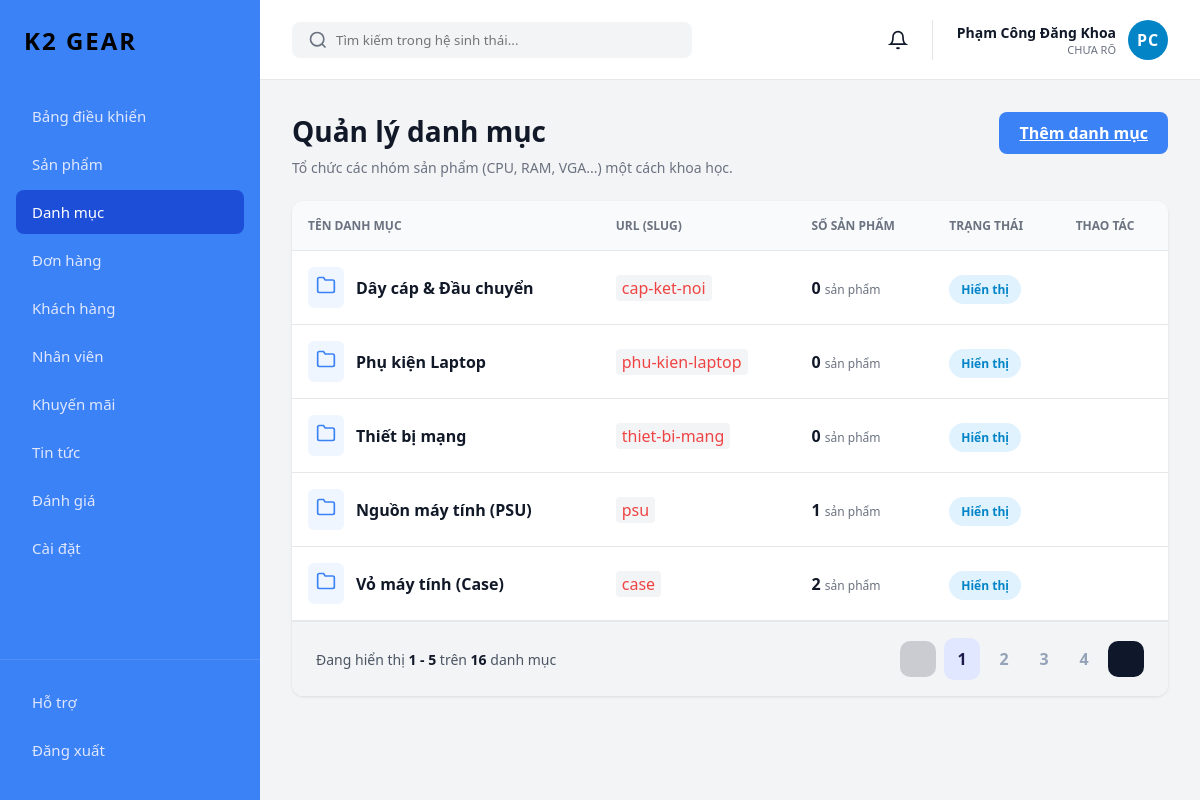
Page /admin/index.php?view=categories (signed in) on the committed database.
### tables this page shows
CREATE TABLE `categories` (
  `id` int(11) NOT NULL,
  `name` varchar(100) DEFAULT NULL,
  `slug` varchar(100) NOT NULL,
  `status` tinyint(4) DEFAULT 1
);

### admin/pages/categories.php (the view, shortened to what this page needs)
<?php
$limit = 5;
$page = isset($_GET['page']) && is_numeric($_GET['page']) ? (int)$_GET['page'] : 1;
$offset = ($page - 1) * $limit;
try {
    $count_stmt = $pdo->query("SELECT COUNT(*) FROM categories");
    $total_categories = $count_stmt->fetchColumn();
    $total_pages = ceil($total_categories / $limit);
    $sql = "SELECT c.*, COUNT(p.id) as product_count
            FROM categories c
            LEFT JOIN products p ON c.id = p.category_id
            GROUP BY c.id
            ORDER BY c.id DESC
            LIMIT :limit OFFSET :offset";
    $stmt = $pdo->prepare($sql);
    $stmt->bindValue(':limit', $limit, PDO::PARAM_INT);
    $stmt->bindValue(':offset', $offset, PDO::PARAM_INT);
    $stmt->execute();
    $categories = $stmt->fetchAll();
} catch (PDOException $e) {
    die("Lỗi kết nối: " . $e->getMessage());
}
$start_item = ($total_categories > 0) ? $offset + 1 : 0;
$end_item = min($offset + $limit, $total_categories);
?>
<div class="page-header">
    <div class="page-title-wrapper">
        <h1 class="page-title">Quản lý danh mục</h1>
        <p class="page-subtitle">Tổ chức các nhóm sản phẩm (CPU, RAM, VGA...) một cách khoa học.</p>
    </div>
    <a href="?view=category_add" class="btn btn-primary">
        <?= get_admin_icon('plus') ?> Thêm danh mục
    </a>
</div>
<div class="table-container">
    <table class="admin-table">
        <thead>
        <tr>
            <th>TÊN DANH MỤC</th>
            <th>URL (SLUG)</th>
            <th>SỐ SẢN PHẨM</th>
            <th>TRẠNG THÁI</th>
            <th>THAO TÁC</th>
        </tr>
        </thead>
        <tbody>
        <?php if (empty($categories)): ?>
            <tr><td colspan="5" style="text-align: center; padding: 40px; color: #6b7280;">Chưa có danh mục nào.</td></tr>
        <?php else: ?>
            <?php foreach ($categories as $cat): ?>
                <tr>
                    <td>
                        <div style="display: flex; align-items: center; gap: 12px;">
                            <div style="background: #eff6ff; padding: 8px; border-radius: 6px;">
                                <svg width="20" height="20" viewBox="0 0 24 24" fill="none" stroke="#3b82f6" stroke-width="2">
                                    <path d="M22 19a2 2 0 0 1-2 2H4a2 2 0 0 1-2-2V5a2 2 0 0 1 2-2h5l2 3h9a2 2 0 0 1 2 2z"></path>
                                </svg>
                            </div>
                            <strong><?= htmlspecialchars($cat['name']) ?></strong>
                        </div>
                    </td>
                    <td><code style="background: #f3f4f6; padding: 2px 6px; border-radius: 4px; color: #ef4444;"><?= htmlspecialchars($cat['slug']) ?></code></td>
                    <td>
                        <strong><?= $cat['product_count'] ?></strong> <span class="text-muted" style="font-size: 12px;">sản phẩm</span>
                    </td>
                    <td>
                        <?php if($cat['status'] == 1): ?>
                            <span class="badge badge-status-confirmed">Hiển thị</span>
                        <?php else: ?>
                            <span class="badge badge-status-pending">Đang ẩn</span>
                        <?php endif; ?>
                    </td>
                    <td>
                    </td>
                </tr>
            <?php endforeach; ?>
        <?php endif; ?>
        </tbody>
    </table>
    <div class="pagination-wrapper">
        <span class="pagination-info">Đang hiển thị <strong><?= $start_item ?> - <?= $end_item ?></strong> trên <strong><?= $total_categories ?></strong> danh mục</span>
        <div class="pagination-controls">
            <?php if ($page > 1): ?>
                <a href="?view=categories&page=<?= $page - 1 ?>" class="btn-prev">
                    <?= get_admin_icon('prev_page', 'icon-sm') ?>
                </a>
            <?php else: ?>
                <button class="btn-prev disabled">
                </button>
            <?php endif; ?>
            <?php for ($i = 1; $i <= $total_pages; $i++): ?>
                <a href="?view=categories&page=<?= $i ?>" class="btn-page <?= $i == $page ? 'active' : '' ?>"><?= $i ?></a>
            <?php endfor; ?>
            <?php if ($page < $total_pages): ?>
                <a href="?view=categories&page=<?= $page + 1 ?>" class="btn-next">
                </a>
            <?php else: ?>
                <button class="btn-next disabled">
                    <?= get_admin_icon('next_page', 'icon-sm') ?>
                </button>
            <?php endif; ?>
        </div>
    </div>
</div>

### assets/css/style.css (style rules this page uses)
* { margin: 0; padding: 0; box-sizing: border-box; font-family: 'Segoe UI', Tahoma, Geneva, Verdana, sans-serif; }
body { background-color: #f3f4f6; color: #111827; }
.page-header { display: flex; justify-content: space-between; align-items: flex-start; margin-bottom: 24px; }
.page-title { margin: 0 0 8px 0; font-size: 28px; color: #111827; }
.page-subtitle { margin: 0; color: #6b7280; font-size: 14px; }
.btn { display: inline-flex; align-items: center; gap: 8px; padding: 10px 20px; border-radius: 8px; font-weight: 600; cursor: pointer; border: none; }
.btn-primary { background-color: #3b82f6; color: white; }
.badge { padding: 6px 12px; border-radius: 20px; font-size: 12px; font-weight: 600; }
.badge-status-confirmed { background-color: #dbeafe; color: #1e40af; }
.table-container { background: white; border-radius: 12px; box-shadow: 0 1px 3px rgba(0,0,0,0.1); overflow-x: auto; }
.admin-table { width: 100%; border-collapse: collapse; text-align: left; }
.admin-table th { background-color: #f9fafb; color: #6b7280; font-size: 12px; font-weight: 600; padding: 16px; border-bottom: 1px solid #e5e7eb; }
.admin-table td { padding: 16px; border-bottom: 1px solid #e5e7eb; vertical-align: middle; }
.text-muted { color: #6b7280; font-size: 12px; }
.pagination-wrapper { display: flex; justify-content: space-between; align-items: center; padding: 16px 24px; background-color: #f3f4f6; border-top: 1px solid #e5e7eb; }
.pagination-info { font-size: 14px; color: #4b5563; }
.pagination-info strong { color: #111827; }
.pagination-controls { display: flex; align-items: center; gap: 8px; }
.btn-prev { display: flex; align-items: center; justify-content: center; width: 36px; height: 36px; background-color: #a1a5b0; color: #ffffff; border: none; border-radius: 10px; text-decoration: none; cursor: pointer; transition: 0.2s; }
.btn-next { display: flex; align-items: center; justify-content: center; width: 36px; height: 36px; background-color: #0f172a; color: #ffffff; border: none; border-radius: 10px; text-decoration: none; cursor: pointer; transition: 0.2s; }
.disabled { opacity: 0.5; cursor: not-allowed !important; pointer-events: none; }
.btn-page { display: flex; align-items: center; justify-content: center; min-width: 32px; height: 32px; background: transparent; color: #94a3b8; font-size: 16px; font-weight: 600; border: none; border-radius: 8px; text-decoration: none; transition: 0.2s; cursor: pointer; }
.btn-page.active { background-color: #e0e7ff; color: #1e1b4b; height: 42px; min-width: 36px; border-radius: 10px; }
.badge-status-confirmed { background-color: #e0f2fe !important; color: #0284c7 !important; }

### rows in the picture
categories: name "Dây cáp & Đầu chuyển", slug "cap-ket-noi", product_count "0", status "Hiển thị"
categories: name "Phụ kiện Laptop", slug "phu-kien-laptop", product_count "0", status "Hiển thị"
categories: name "Thiết bị mạng", slug "thiet-bi-mang", product_count "0", status "Hiển thị"
categories: name "Nguồn máy tính (PSU)", slug "psu", product_count "1", status "Hiển thị"
categories: name "Vỏ máy tính (Case)", slug "case", product_count "2", status "Hiển thị"

### other values in the picture
$admin_name "Phạm Công Đăng Khoa"
$admin_role "CHƯA RÕ"
$avatar_initials "PC"
$start_item "1"
$end_item "5"
$total_categories "16"
